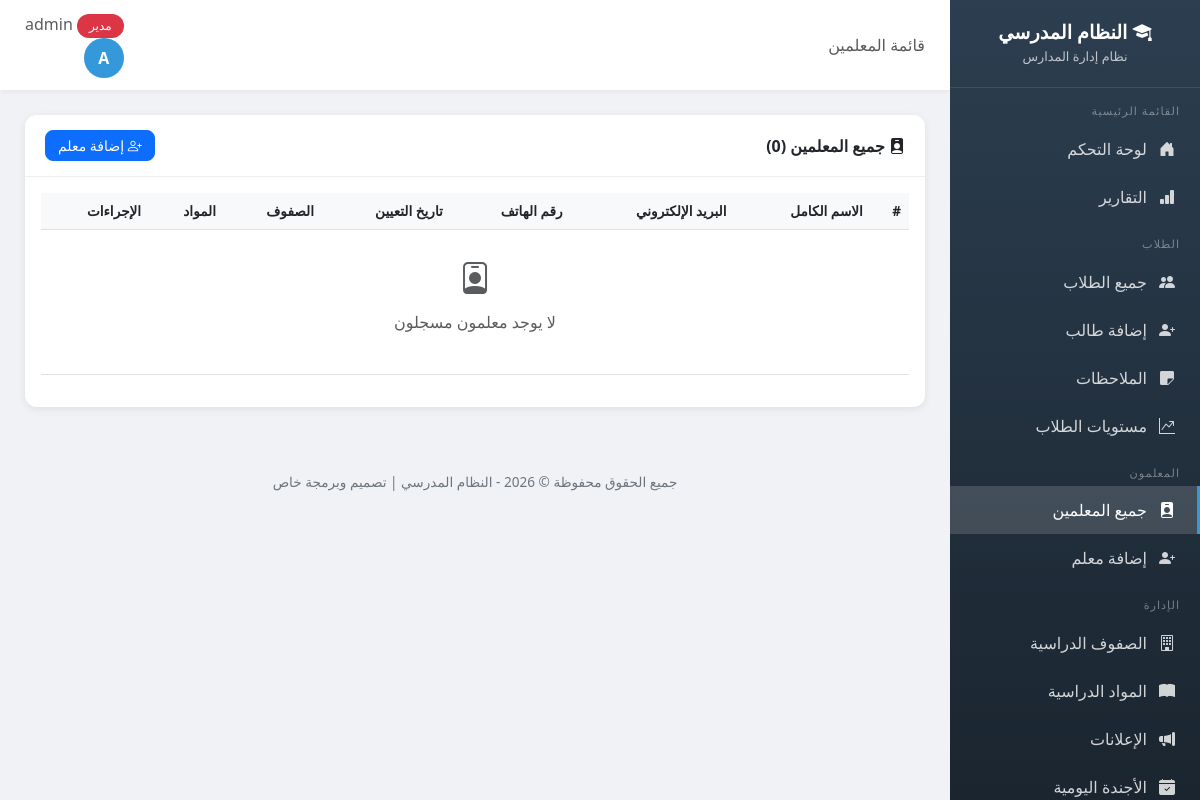
Page /teachers/ (signed in) on the earlier database version.
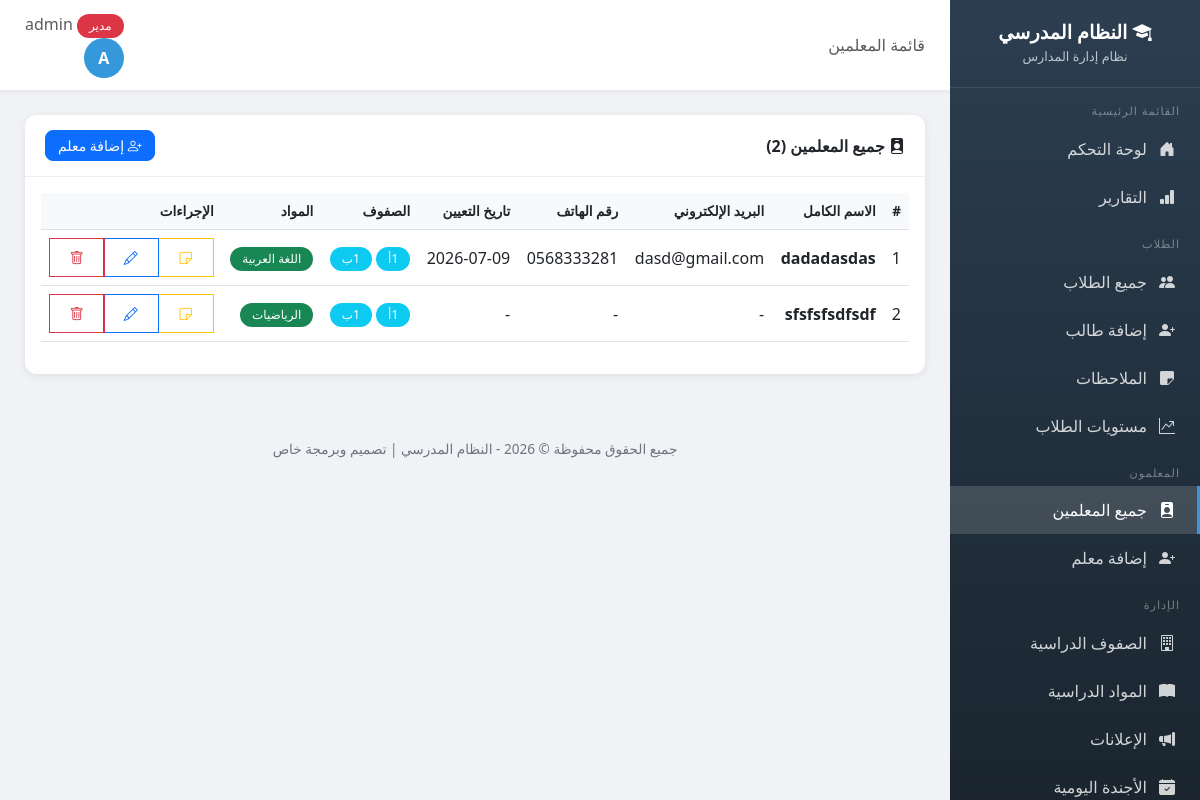
Same page on the later database version.
### school/models.py (models this page shows, shortened)
class Teacher(models.Model):
    user = models.OneToOneField(User, on_delete=models.CASCADE, related_name='teacher_profile')
    full_name = models.CharField('الاسم الكامل', max_length=200)
    email = models.EmailField('البريد الإلكتروني', blank=True)
    phone = models.CharField('رقم الهاتف', max_length=20, blank=True)
    hire_date = models.DateField('تاريخ التعيين', null=True, blank=True)
    birth_date = models.DateField('تاريخ الميلاد', null=True, blank=True)
    classes = models.ManyToManyField(Class, verbose_name='الصفوف', blank=True, related_name='teachers')
    subjects = models.ManyToManyField(Subject, verbose_name='المواد', blank=True, related_name='teachers')
    created_at = models.DateTimeField('تاريخ الإضافة', auto_now_add=True)
    class Meta:
        verbose_name = 'معلم'
        verbose_name_plural = 'المعلمون'

class Class(models.Model):
    name = models.CharField('اسم الصف', max_length=100, unique=True)
    class Meta:
        verbose_name = 'صف'
        verbose_name_plural = 'الصفوف'

class Subject(models.Model):
    name = models.CharField('اسم المادة', max_length=100, unique=True)
    class Meta:
        verbose_name = 'مادة'
        verbose_name_plural = 'المواد'

### school/views.py (the view)
# urls.py: path('teachers/', views.teacher_list, name='teacher_list'),
@login_required
def teacher_list(request):
    if request.user.profile.role != 'admin':
        messages.error(request, 'ليس لديك صلاحية للوصول إلى هذه الصفحة')
        return redirect('dashboard')
    teachers = Teacher.objects.all().order_by('full_name')
    return render(request, 'school/teacher_list.html', {'teachers': teachers})

### templates/school/teacher_list.html (shortened to what this page needs)
{% extends 'school/base.html' %}
{% block page_heading %}قائمة المعلمين{% endblock %}
{% block content %}
<div class="card">
    <div class="card-header d-flex justify-content-between align-items-center">
        <span><i class="bi bi-person-badge-fill"></i> جميع المعلمين ({{ teachers.count }})</span>
        <a href="{% url 'add_teacher' %}" class="btn btn-primary btn-sm"><i class="bi bi-person-plus"></i> إضافة معلم</a>
    </div>
    <div class="card-body">
        <div class="table-responsive">
            <table class="table table-hover">
                <thead>
                    <tr>
                        <th>#</th>
                        <th>الاسم الكامل</th>
                        <th>البريد الإلكتروني</th>
                        <th>رقم الهاتف</th>
                        <th>تاريخ التعيين</th>
                        <th>الصفوف</th>
                        <th>المواد</th>
                        <th>الإجراءات</th>
                    </tr>
                </thead>
                <tbody>
                    {% for teacher in teachers %}
                    <tr>
                        <td>{{ forloop.counter }}</td>
                        <td><strong>{{ teacher.full_name }}</strong></td>
                        <td>{{ teacher.email|default:"-" }}</td>
                        <td>{{ teacher.phone|default:"-" }}</td>
                        <td>{{ teacher.hire_date|date:"Y-m-d"|default:"-" }}</td>
                        <td>
                            {% for c in teacher.classes.all %}
                            <span class="badge bg-info">{{ c.name }}</span>
                            {% empty %}-{% endfor %}
                        </td>
                        <td>
                            {% for s in teacher.subjects.all %}
                            <span class="badge bg-success">{{ s.name }}</span>
                            {% empty %}-{% endfor %}
                        </td>
                        <td>
                            <div class="btn-group btn-group-sm">
                                <a href="{% url 'teacher_notes' teacher.id %}" class="btn btn-outline-warning" title="ملاحظات"><i class="bi bi-sticky"></i></a>
                                <a href="{% url 'edit_teacher' teacher.id %}" class="btn btn-outline-primary" title="تعديل"><i class="bi bi-pencil"></i></a>
                                <a href="{% url 'delete_teacher' teacher.id %}" class="btn btn-outline-danger" title="حذف"><i class="bi bi-trash"></i></a>
                            </div>
                        </td>
                    </tr>
                    {% empty %}
                    <tr>
                        <td colspan="8" class="text-center text-muted py-4">
                            <i class="bi bi-person-badge" style="font-size: 2rem;"></i>
                            <p class="mt-2">لا يوجد معلمون مسجلون</p>
                        </td>
                    </tr>
                    {% endfor %}
                </tbody>
            </table>
        </div>
    </div>
</div>
{% endblock %}

Differences in the rows shown:
added Teacher: full_name "dadadasdas", email "dasd@gmail.com", phone "0568333281", hire_date "2026-07-09"
added Class: name "1أ"
added Class: name "1ب"
added Subject: name "اللغة العربية", shown under "dadadasdas"
added Teacher: full_name "sfsfsfsdfsdf", email "-", phone "-", hire_date "-"
added Subject: name "الرياضيات", shown under "sfsfsfsdfsdf"
Other differences:
{{ teachers.count }}: "0" → "2"
text no longer shown: "لا يوجد معلمون مسجلون"
